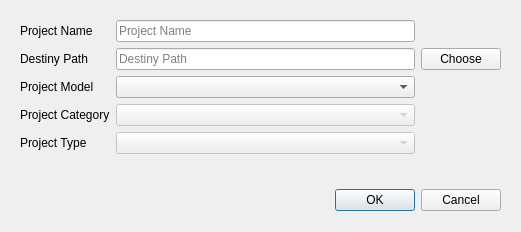
<?xml version="1.0" encoding="UTF-8"?>
<ui version="4.0">
  <class>CreateProjectDialog</class>
 <widget class="QDialog" name="CreateProjectDialog">
  <property name="geometry">
   <rect>
    <x>0</x>
    <y>0</y>
    <width>521</width>
    <height>232</height>
   </rect>
  </property>
  <property name="minimumSize">
   <size>
    <width>521</width>
    <height>232</height>
   </size>
  </property>
  <property name="windowTitle">
   <string>Dialog</string>
  </property>
  <widget class="QWidget" name="gridLayoutWidget">
   <property name="geometry">
    <rect>
     <x>20</x>
     <y>20</y>
     <width>481</width>
     <height>191</height>
    </rect>
   </property>
   <layout class="QGridLayout" name="dialogLayout">
    <item row="6" column="0" colspan="3">
     <widget class="QDialogButtonBox" name="buttonBox">
      <property name="standardButtons">
       <set>QDialogButtonBox::Cancel|QDialogButtonBox::Ok</set>
      </property>
     </widget>
    </item>
    <item row="1" column="2">
     <widget class="QPushButton" name="chooseBtn">
      <property name="text">
       <string>Choose</string>
      </property>
     </widget>
    </item>
    <item row="4" column="0">
     <widget class="QLabel" name="projectTypeLbl">
      <property name="text">
       <string>Project Type</string>
      </property>
     </widget>
    </item>
    <item row="1" column="1">
     <widget class="QLineEdit" name="destinyPathInput">
      <property name="placeholderText">
       <string>Destiny Path</string>
      </property>
     </widget>
    </item>
    <item row="0" column="0">
     <widget class="QLabel" name="projectNameLbl">
      <property name="text">
       <string>Project Name</string>
      </property>
     </widget>
    </item>
    <item row="5" column="0">
     <spacer name="verticalSpacer">
      <property name="orientation">
       <enum>Qt::Vertical</enum>
      </property>
      <property name="sizeHint" stdset="0">
       <size>
        <width>20</width>
        <height>40</height>
       </size>
      </property>
     </spacer>
    </item>
    <item row="0" column="1">
     <widget class="QLineEdit" name="projectNameInput">
      <property name="placeholderText">
       <string>Project Name</string>
      </property>
     </widget>
    </item>
    <item row="4" column="1">
     <widget class="QComboBox" name="projectTypeCmb">
      <property name="enabled">
       <bool>false</bool>
      </property>
      <property name="placeholderText">
       <string>Select Project Type</string>
      </property>
     </widget>
    </item>
    <item row="1" column="0">
     <widget class="QLabel" name="destinyPathLbl">
      <property name="text">
       <string>Destiny Path</string>
      </property>
     </widget>
    </item>
    <item row="3" column="0">
     <widget class="QLabel" name="projectCategoryLbl">
      <property name="text">
       <string>Project Category</string>
      </property>
     </widget>
    </item>
    <item row="3" column="1">
     <widget class="QComboBox" name="projectCategoryCmb">
      <property name="enabled">
       <bool>false</bool>
      </property>
      <property name="placeholderText">
       <string>Select Project Category</string>
      </property>
     </widget>
    </item>
    <item row="2" column="0">
     <widget class="QLabel" name="ProjectModelLbl">
      <property name="text">
       <string>Project Model</string>
      </property>
     </widget>
    </item>
    <item row="2" column="1">
     <widget class="QComboBox" name="projectModelCmb">
      <property name="placeholderText">
       <string>Select Project Model</string>
      </property>
     </widget>
    </item>
   </layout>
  </widget>
 </widget>
 <resources/>
 <connections/>
</ui>
